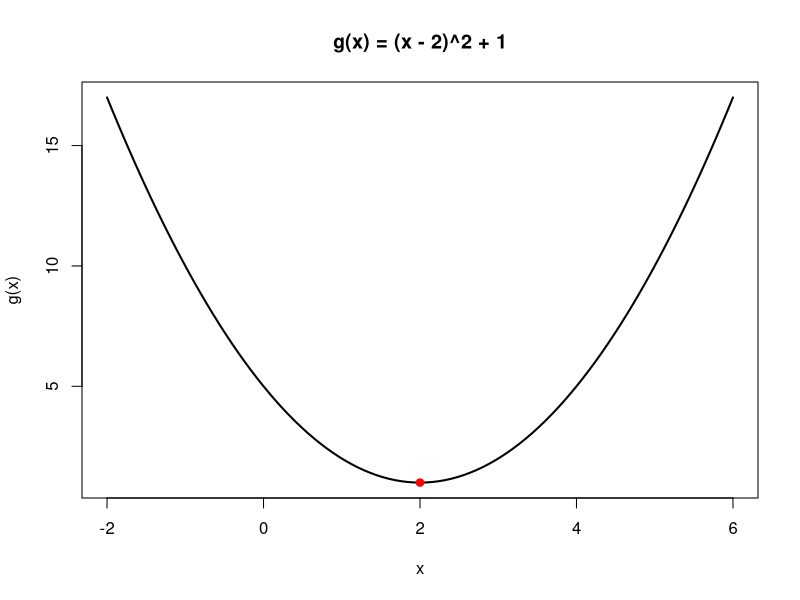

Reproduce this figure in R.
## ---- chunk 1
f <- function(x) x^3 - 2 * x
secant_slope <- function(f, x, h) (f(x + h) - f(x)) / h

x0 <- 1
hs <- 10^-(1:6)
data.frame(h = hs, secant_slope = secant_slope(f, x0, hs))
## ---- chunk 2
# Analytic derivative f'(x) = 3x^2 - 2, so f'(1) = 1
f_prime <- function(x) 3 * x^2 - 2
f_prime(1)
## ---- chunk 3
D(expression(x^3 - 2 * x), "x")
D(expression(sin(x) * x^2), "x") # product rule
## ---- chunk 4
g <- function(x) (x - 2)^2 + 1
result <- optimize(g, interval = c(-10, 10))
result
## ---- chunk 5
curve(g, from = -2, to = 6, lwd = 2, main = "g(x) = (x - 2)^2 + 1")
points(result$minimum, result$objective, col = "red", pch = 19)
